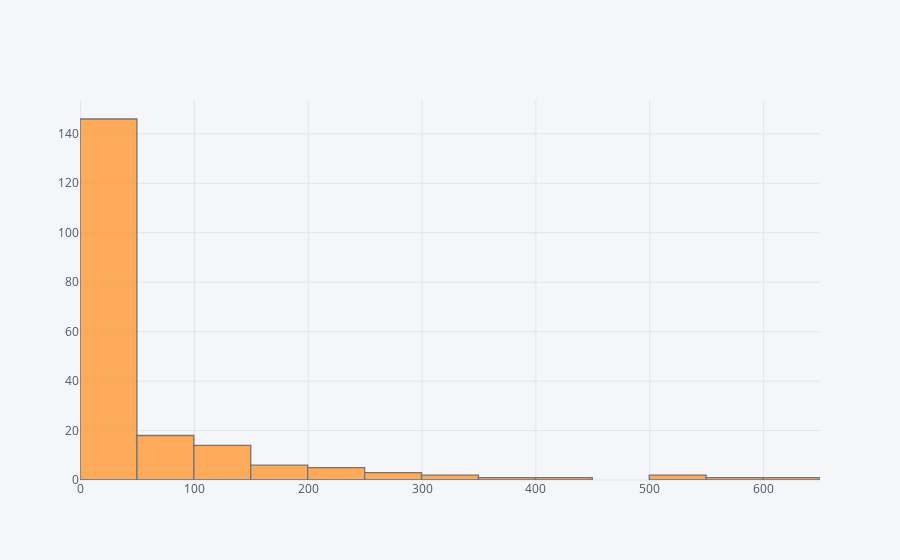

The notebook cell this image was saved under:
### Markdown cell above
## HISTOGRAM OF TOP 200 PLAYERS WITH MOST 2B

### Code cell
df11 = df[df['2B']>0].groupby('playerID').sum().head(200)
df11['2B'].iplot(kind='hist',bins=25)

### Figure 1 — Plotly figure (JSON) as saved in the notebook; plotly's stock layout.template omitted (floating-point values rounded to 4 significant figures; data arrays with more than 128 entries replaced by an {"elided": "..."} marker saying what was removed)
{"data": [{"histfunc": "count", "histnorm": "", "marker": {"color": "rgba(255, 153, 51, 1.0)", "line": {"color": "#4D5663", "width": 1.3}}, "name": "2B", "nbinsx": 25, "opacity": 0.8, "orientation": "v", "type": "histogram", "x": {"elided": "200 int values"}}], "layout": {"barmode": "overlay", "legend": {"bgcolor": "#F5F6F9", "font": {"color": "#4D5663"}}, "paper_bgcolor": "#F5F6F9", "plot_bgcolor": "#F5F6F9", "titlefont": {"color": "#4D5663"}, "xaxis1": {"gridcolor": "#E1E5ED", "showgrid": true, "tickfont": {"color": "#4D5663"}, "title": "", "titlefont": {"color": "#4D5663"}, "zerolinecolor": "#E1E5ED"}, "yaxis1": {"gridcolor": "#E1E5ED", "showgrid": true, "tickfont": {"color": "#4D5663"}, "title": "", "titlefont": {"color": "#4D5663"}, "zerolinecolor": "#E1E5ED"}}}
